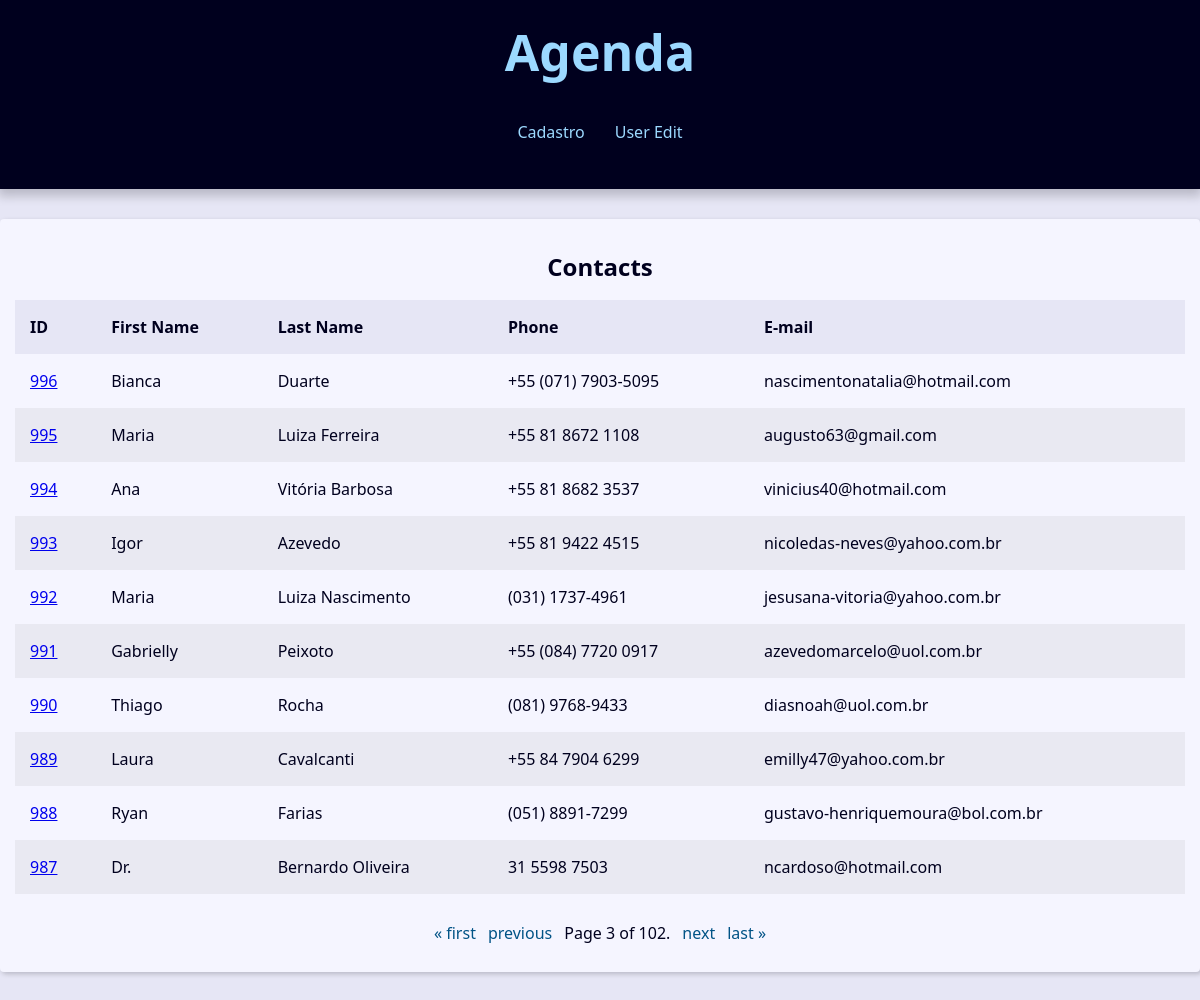
/?page=3, run on the app's committed database.
### contact/models.py (models this page shows, shortened)
class Contact(models.Model):
    first_name = models.CharField(max_length=50)
    last_name = models.CharField(max_length=50, blank=True)
    phone = models.CharField(max_length=50)
    email = models.EmailField(max_length=254, blank=True)
    created_date = models.DateTimeField(default=timezone.now)
    description = models.TextField(blank=True)
    show = models.BooleanField(default=True)
    picture = models.ImageField(blank=True, upload_to='pictures/%Y/%M/%D/')
    category = models.ForeignKey(Category, on_delete=models.SET_NULL, null=True, blank=True)
    owner = models.ForeignKey(User, on_delete=models.SET_NULL, null=True, blank=True)

### contact/views/contact_views.py (the view)
# urls.py: path('', views.index, name='index'),
def index(request):
    contacts = Contact.objects\
        .filter(show=True)\
        .order_by('-id')
    paginator = Paginator(contacts, 10)
    page_number = request.GET.get("page")
    page_obj = paginator.get_page(page_number)
    context={
        'page_obj': page_obj,
        'contacts': contacts,
    }
    return render(
        request,
        'contact/index.html',
        context
    )

### contact/templates/contact/index.html
{% extends 'global/base.html' %}
{% block content%}
{% if page_obj %}
    <div class='responsive-table'>
        <table class='contacts-table'>
            <caption class='table-caption'>
                Contacts
            </caption>
            <thead>
                <tr class='table-row table-row-header'>
                    <th class='table-header'>ID</th>
                    <th class='table-header'>First Name</th>
                    <th class='table-header'>Last Name</th>
                    <th class='table-header'>Phone</th>
                    <th class='table-header'>E-mail</th>
            </thead>
            <tbody>
                {% for contact in page_obj %}
                    <tr class='table-row'>
                        <td class='table-cel'>
                            <a class='table=link'
                               href="{% url "contact:contact" contact.id %}">
                                {{contact.id}}
                            </a>
                        </td>
                        <td class='table-cel'>
                            {{contact.first_name}}
                        </td>
                        <td class='table-cel'>
                            {{contact.last_name}}
                        </td>
                        <td class='table-cel'>
                            {{contact.phone}}
                        </td>
                        <td class='table-cel'>
                            {{contact.email}}
                        </td>
                {% endfor %}
            </tbody>
        </table>
    </div>
    {% else %}
    <div class="single-contact">
      <h1 class="single-contact-name">
        Nenhum contato encontrado.
      </h1>
    </div>
  {% endif %}
{% endblock content%}

### base_static/global/css/style.css (style rules this page uses)
:root { --spacing: 1.5rem; --link-dark-color: rgb(0, 83, 134); --link-light-color: rgb(156, 217, 255); --clr-white: rgb(245, 245, 255); --clr-black: rgb(0, 0, 30); --clr-light-gray: rgb(230, 230, 245); --clr-dark-shadow-5: rgba(0, 0, 10, 5%); --clr-dark-shadow-10: rgba(0, 0, 10, 10%); --clr-dark-shadow-20: rgba(0, 0, 10, 20%); --clr-light-shadow-5: rgba(200, 200, 255, 5%); --clr-light-shadow-10: rgba(200, 200, 255, 10%); --clr-light-shadow-20: rgba(200, 200, 255, 20%); --main-page-width: 120rem; --table-min-width: 60rem; --biggest-font-size: 5rem; --bigger-font-size: 4rem; --big-font-size: 3.2rem; --medium-font-size: 2.4rem; --small-font-size: 1.6rem; --smaller-font-size: 1.4rem; --smallest-font-size: 1.2rem; --transition-fast: 300ms; --transition-medium: 600ms; --transition-slow: 1s; --default-border-radius: 4px; }
*, *::before, *::after { margin: 0; padding: 0; box-sizing: border-box; }
html { font-size: 62.5%; }
body { font-family: system-ui, -apple-system, BlinkMacSystemFont, 'Segoe UI', Roboto, Oxygen, Ubuntu, Cantarell, 'Open Sans', 'Helvetica Neue', sans-serif; line-height: 1.5; font-size: var(--small-font-size); color: var(--clr-black); -webkit-font-smoothing: antialiased; background: var(--clr-light-gray); }
.responsive-table { width: 100%; overflow-x: auto; }
.contacts-table { width: 100%; min-width: var(--table-min-width); border-collapse: collapse; }
.table-caption { font-size: var(--medium-font-size); font-weight: bold; padding: var(--spacing); }
.table-row { text-align: left; text-overflow: ellipsis; transition: background-color var(--transition-fast) ease-in-out; }
.table-row:nth-of-type(2n) { background: var(--clr-dark-shadow-5); }
.table-row-header { background: var(--clr-light-gray); color: var(--clr-black); }
.table-cel, .table-header { padding: var(--spacing); }

### data on the page
Contact: id "996", first_name "Bianca", last_name "Duarte", phone "+55 (071) 7903-5095", email "nascimentonatalia@hotmail.com"
Contact: id "995", first_name "Maria", last_name "Luiza Ferreira", phone "+55 81 8672 1108", email "augusto63@gmail.com"
Contact: id "994", first_name "Ana", last_name "Vitória Barbosa", phone "+55 81 8682 3537", email "vinicius40@hotmail.com"
Contact: id "993", first_name "Igor", last_name "Azevedo", phone "+55 81 9422 4515", email "nicoledas-neves@yahoo.com.br"
Contact: id "992", first_name "Maria", last_name "Luiza Nascimento", phone "(031) 1737-4961", email "jesusana-vitoria@yahoo.com.br"
Contact: id "991", first_name "Gabrielly", last_name "Peixoto", phone "+55 (084) 7720 0917", email "azevedomarcelo@uol.com.br"
Contact: id "990", first_name "Thiago", last_name "Rocha", phone "(081) 9768-9433", email "diasnoah@uol.com.br"
Contact: id "989", first_name "Laura", last_name "Cavalcanti", phone "+55 84 7904 6299", email "emilly47@yahoo.com.br"
Contact: id "988", first_name "Ryan", last_name "Farias", phone "(051) 8891-7299", email "gustavo-henriquemoura@bol.com.br"
Contact: id "987", first_name "Dr.", last_name "Bernardo Oliveira", phone "31 5598 7503", email "ncardoso@hotmail.com"

### other printed values
{{ page_obj.number }} "3"
{{ page_obj.paginator.num_pages }} "102"
